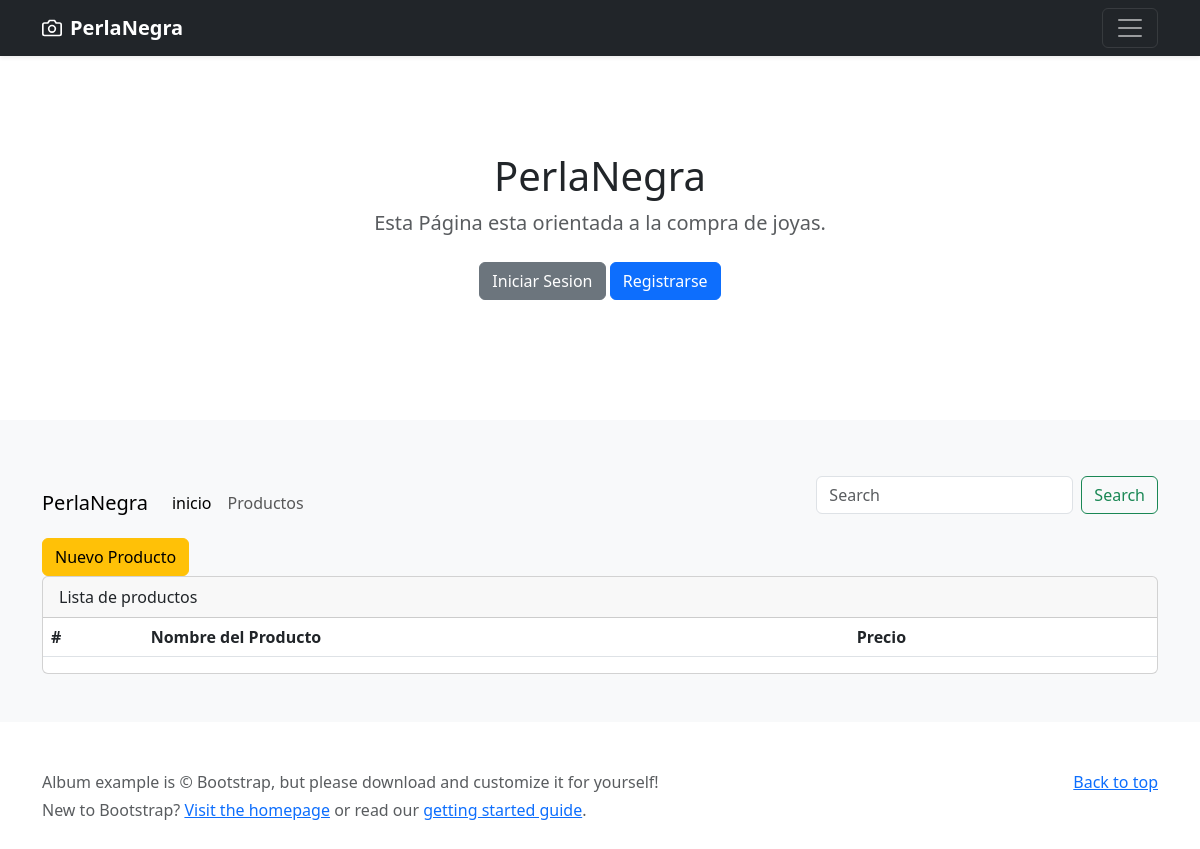
Before: /producto/admin/listado with the older database file.
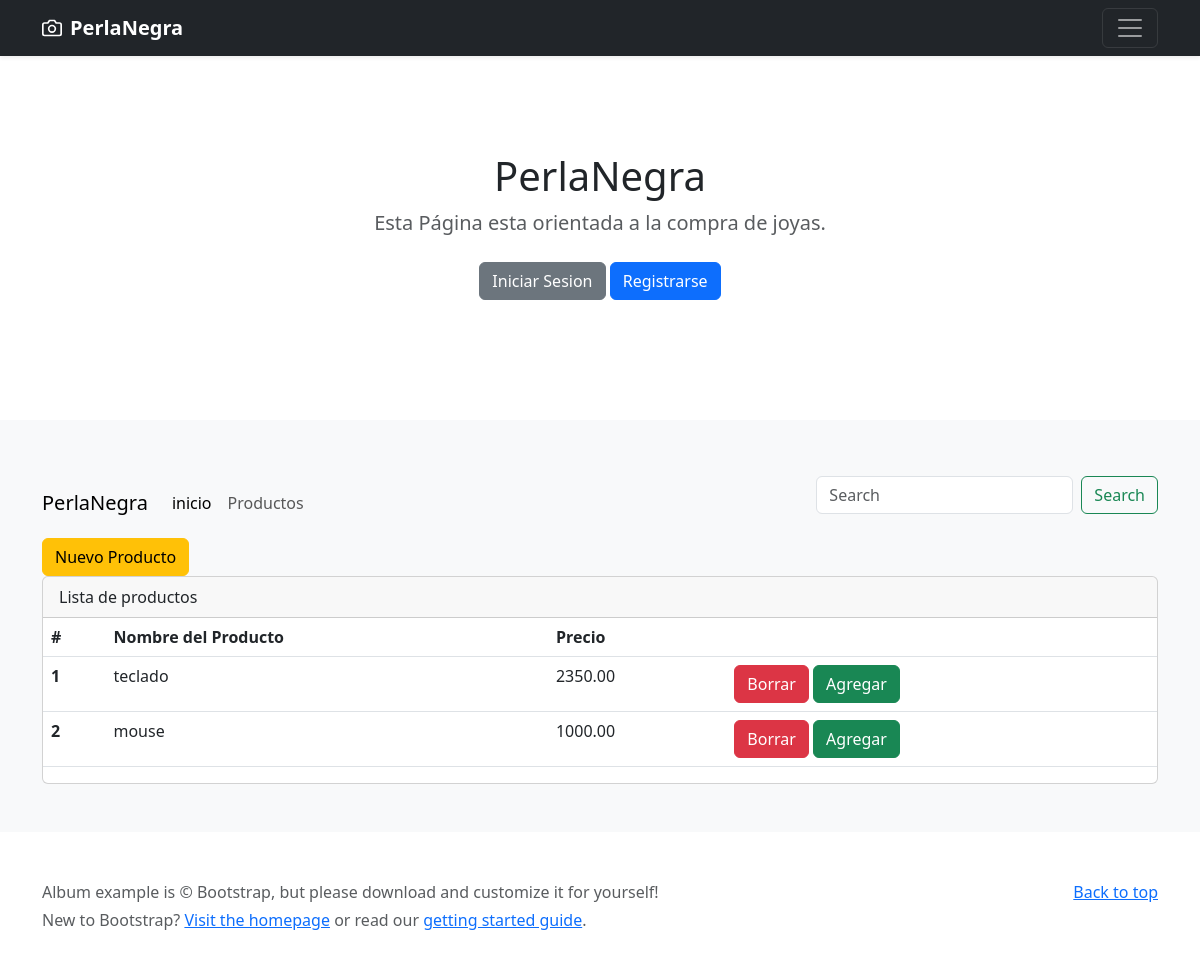
After: the same page with the newer database file.
### producto/models.py (models this page shows)
class Producto(models.Model):
    nombre = models.CharField(max_length=255)
    precio = models.DecimalField(max_digits=6, decimal_places=2)
    descripcion = models.TextField()

### producto/views.py (the view)
# urls.py: path('admin/listado', views.admin_listado_de_producto, name = 'admin_listado_de_producto'),
def admin_listado_de_producto(request):
    template_name = 'producto/listado.html'
    contexto = {
    'producto': Producto.objects.all()
}
    return render(request, template_name, contexto)

### templates/producto/listado.html
{% extends 'base/base.html' %}
{% block contenido %}
<div class="row">
    <div class="col">
        <button type="button" class="btn btn-warning">Nuevo Producto</button>
    </div>
</div>
<div class="card">
    <div class="card-header">
        Lista de productos
    </div>
    <table class="table">
        <thead>
            <tr>
                <th scope="col">#</th>
                <th scope="col">Nombre del Producto</th>
                <th scope="col">Precio</th>
                <th scope="col"></th>
            </tr>
        </thead>
        <tbody>
            {% for p in producto %}
            <tr>
                <th scope="row">{{p.id}}</th>
                <td>{{p.nombre}}</td>
                <td>{{p.precio}}</td>
                <td>
                    <button type="button" class="btn btn-danger">Borrar</button>
                    <button type="button" class="btn btn-success">Agregar</button>
                </td>
            </tr>
            {% endfor %}
        </tbody>
    </table>
</div>
</div>
{% endblock contenido %}

Changed rows visible on the page:
added Producto: id "1", nombre "teclado", precio "2350.00"
added Producto: id "2", nombre "mouse", precio "1000.00"
